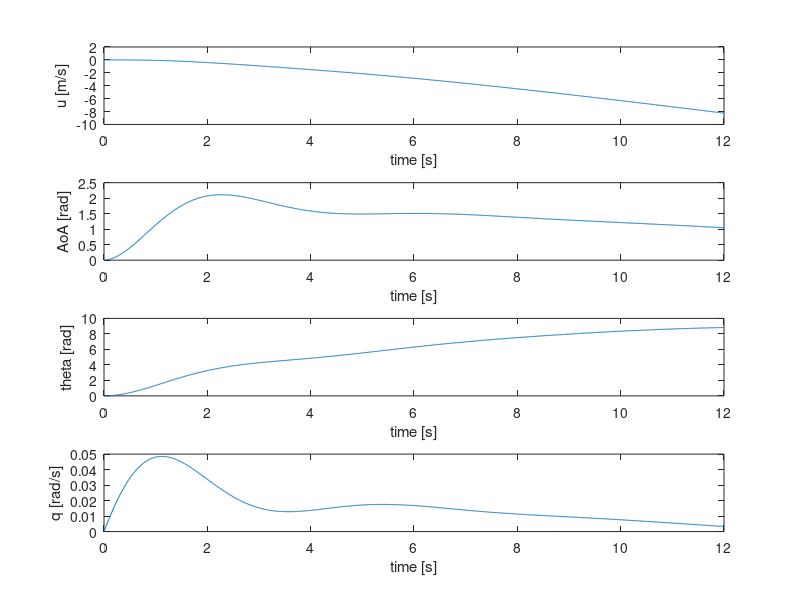

MATLAB code for this plot:
clear; close all;

%Symmetric equations of motion in state space system

% C_1*x_dot + C_2*x + C_3*u = 0

K_Y = sqrt(1.25*1.114);
c_bar = 2.0569 ;

th0 = 0;

hp0    = 5000;      	  % pressure altitude in the stationary flight condition [m]
V0     = 90;             % true airspeed in the stationary flight condition [m/sec]
m      = 9500;            % Kg

rho0   = 1.2250;          % air density at sea level [kg/m^3] 
lambda = -0.0065;         % temperature gradient in ISA [K/m]
Temp0  = 288.15;          % temperature at sea level in ISA [K]
R      = 287.05;          % specific gas constant [m^2/sec^2K]
g      = 9.81;            % [m/sec^2] (gravity constant)

rho    = rho0*((1+(lambda*hp0/Temp0)))^(-((g/(lambda*R))+1));   % [kg/m^3]  (air density)
W      = m*g;
b = 15.911;
S = 30;
mu_c = m/(rho*S*c_bar);
C_L = 2*W/(rho*V0^2*S);
V = V0;

Cx_o = W*sin(th0)/(0.5*rho*V0^2*S);
Cx_u = -0.02792;
Cx_al = -0.47966;
Cx_q = -0.28170;
Cx_de = -0.03728;

Cz_o = -W*cos(th0)/(0.5*rho*V0^2*S);
Cz_u = -0.37616;
Cz_al = -5.74340;
Cz_al_dot = -0.00350;
Cz_q = -5.66290;
Cz_de = -0.69612;

Cm_u = +0.06990;
Cm_al = -0.5626;
Cm_al_dot = +0.17800;
Cm_q = -8.79415;
Cm_de = -1.1642;

X_u  = V/c_bar * Cx_u/(2*mu_c);
X_al = V/c_bar * Cx_al/(2*mu_c);
X_th = V/c_bar * Cz_o/(2*mu_c);
X_q  = V/c_bar * Cx_q/(2*mu_c);
X_de = V/c_bar * Cx_de/(2*mu_c);

Z_u  = V/c_bar * Cz_u/(2*mu_c - Cz_al_dot);
Z_al = V/c_bar * Cz_al/(2*mu_c - Cz_al_dot);
Z_th = - V/c_bar * Cx_o/(2*mu_c - Cz_al_dot);
Z_q  = V/c_bar * (2*mu_c + Cz_q)/(2*mu_c - Cz_al_dot);
Z_de = V/c_bar * Cz_de/(2*mu_c - Cz_al_dot);

m_u  =  V/c_bar * (Cm_u  + Cz_u  *Cm_al_dot                /(2*mu_c - Cz_al_dot))/(2*mu_c*K_Y^2);
m_al =  V/c_bar * (Cm_al + Cz_al *Cm_al_dot                /(2*mu_c - Cz_al_dot))/(2*mu_c*K_Y^2);
m_th = -V/c_bar * (        Cx_o  *Cm_al_dot                /(2*mu_c - Cz_al_dot))/(2*mu_c*K_Y^2);
m_q  =  V/c_bar * (Cm_q  +        Cm_al_dot*(2*mu_c + Cz_q) /(2*mu_c - Cz_al_dot))/(2*mu_c*K_Y^2);
m_de =  V/c_bar * (Cm_de + Cz_de *Cm_al_dot                /(2*mu_c - Cz_al_dot))/(2*mu_c*K_Y^2);

As = [X_u,X_al,X_th,0;Z_u,Z_al,Z_th,Z_q;0,0,0,V/c_bar;m_u,m_al,m_th,m_q];
Bs = [X_de;Z_de;0;m_de];

Cs = [1,0,0,0;0,1,0,0;0,0,1,0;0,0,0,1];
Ds = 0;

sys_s = ss(As,Bs,Cs,Ds);

[y,t]=step(-sys_s, 0:0.01:12);
%impulse(-sys_s, 0:0.01:12);
%initial(sys_s, [V, 0,0,0])
subplot(4, 1, 1);
plot(t, y(:, 1));
xlabel("time [s]")
ylabel("u [m/s]")

subplot(4, 1, 2);
plot(t, y(:, 2));
xlabel("time [s]")
ylabel("AoA [rad]")

subplot(4, 1, 3);
plot(t, y(:, 3));
xlabel("time [s]")
ylabel("theta [rad]")

subplot(4, 1, 4);
plot(t, y(:, 4));
xlabel("time [s]")
ylabel("q [rad/s]")

eig(As);
























